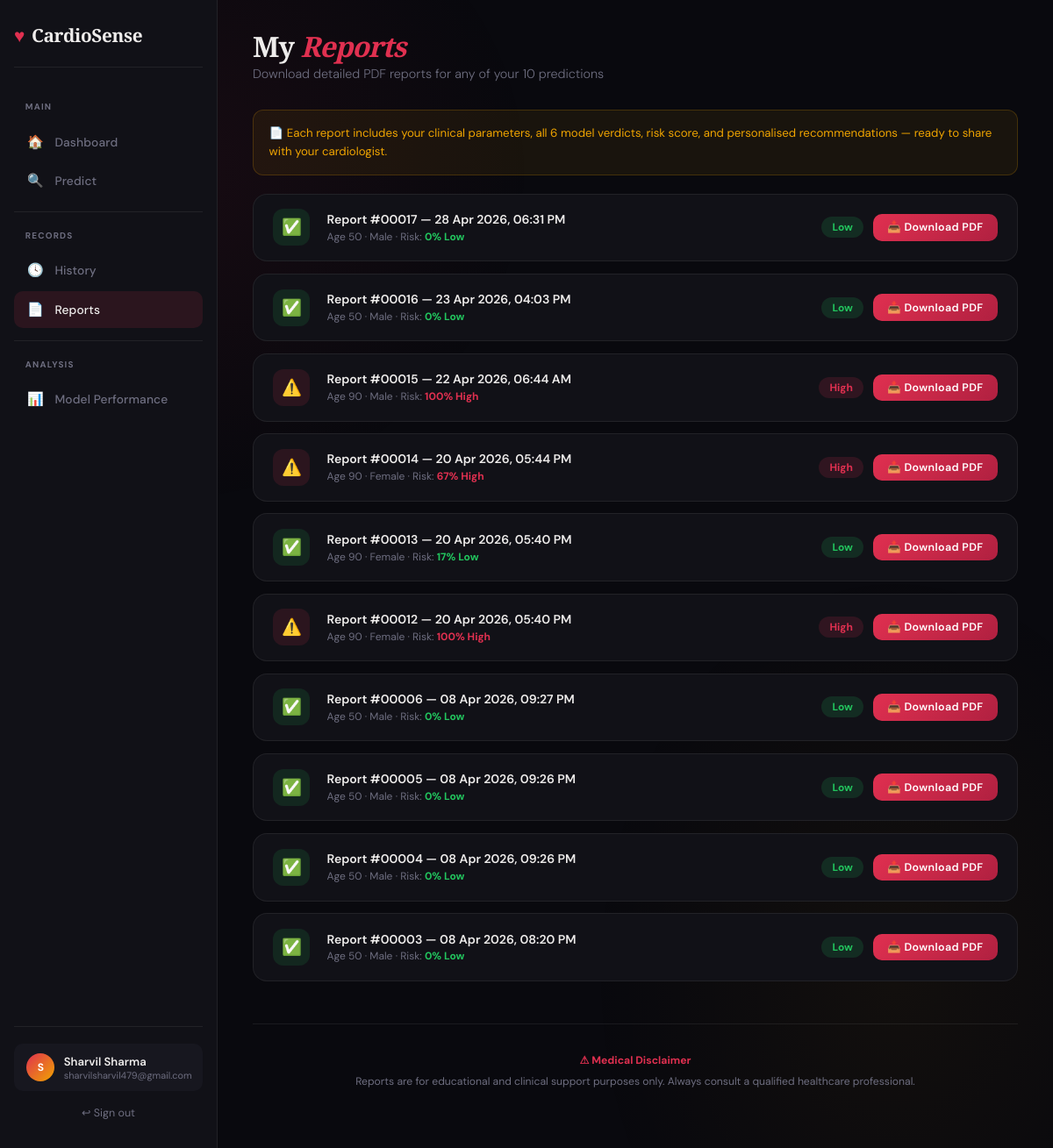
The page /reports (signed in) on the database its author committed.
### app.py (models this page shows)
class Prediction(db.Model):
    id           = db.Column(db.Integer, primary_key=True)
    user_id      = db.Column(db.Integer, db.ForeignKey('user.id'), nullable=False)
    created_at   = db.Column(db.DateTime, default=datetime.utcnow)
    age          = db.Column(db.Integer)
    sex          = db.Column(db.Integer)
    chestpain    = db.Column(db.Integer)
    rbp          = db.Column(db.Integer)
    cholesterol  = db.Column(db.Integer)
    fasting_bs   = db.Column(db.Integer)
    ecg          = db.Column(db.Integer)
    max_hr       = db.Column(db.Integer)
    angina       = db.Column(db.Integer)
    oldpeak      = db.Column(db.Float)
    st_slope     = db.Column(db.Integer)
    risk_pct     = db.Column(db.Integer)
    risk_label   = db.Column(db.String(20))
    results_json = db.Column(db.Text)

### app.py (the view)
@app.route('/reports')
@login_required
def reports():
    preds = Prediction.query.filter_by(user_id=session['user_id'])\
                            .order_by(Prediction.created_at.desc()).all()
    return render_template('reports.html', predictions=preds, name=session['name'])

### app.py (called while the page is built)
def login_required(f):
    @wraps(f)
    def decorated(*args, **kwargs):
        if 'user_id' not in session:
            return redirect(url_for('login'))
        return f(*args, **kwargs)
    return decorated

### templates/reports.html (shortened to what this page needs)
{% extends "base.html" %}
{% block content %}
<div class="page-header">
  <h1>My <em>Reports</em></h1>
  <p>Download detailed PDF reports for any of your {{ predictions|length }} prediction{{ 's' if predictions|length != 1 else '' }}</p>
</div>
{% if predictions %}
<div class="info-box">
  📄 Each report includes your clinical parameters, all 6 model verdicts, risk score, and personalised recommendations — ready to share with your cardiologist.
</div>
<div class="reports-grid">
{% for p in predictions %}
<div class="report-row">
  <div class="rep-icon rep-icon-{{ p.risk_label }}">
    {{ '⚠️' if p.risk_label=='high' else ('🟡' if p.risk_label=='moderate' else '✅') }}
  </div>
  <div class="rep-info">
    <h4>Report #{{ '%05d' % p.id }} — {{ p.created_at.strftime('%d %b %Y, %I:%M %p') }}</h4>
    <p>Age {{ p.age }} · {{ 'Male' if p.sex==0 else 'Female' }} · Risk: <strong style="color:{{ '#e03050' if p.risk_label=='high' else ('#f0a500' if p.risk_label=='moderate' else '#22c55e') }}">{{ p.risk_pct }}% {{ p.risk_label|capitalize }}</strong></p>
  </div>
  <div class="rep-right">
    <span class="risk-badge risk-{{ p.risk_label }}">{{ p.risk_label|capitalize }}</span>
    <a href="/api/report/{{ p.id }}" class="btn btn-primary btn-sm">📥 Download PDF</a>
  </div>
</div>
{% endfor %}
</div>
{% endif %}
<div class="disclaimer">
  <strong>⚠ Medical Disclaimer</strong><br>
  Reports are for educational and clinical support purposes only. Always consult a qualified healthcare professional.
</div>
{% endblock %}

### templates/base.html (style rules this page uses)
:root { --bg:#09090e; --surface:#111117; --surface2:#17171f; --border:rgba(255,255,255,0.07); --accent:#e03050; --gold:#f0a500; --text:#eeeceb; --muted:#6e6e80; --success:#22c55e; --warn:#f0a500; --glow:0 0 40px rgba(224,48,80,0.1); --radius:16px; }
*,*::before,*::after { box-sizing:border-box;margin:0;padding:0 }
html { scroll-behavior:smooth }
body { background:var(--bg);color:var(--text);font-family:'DM Sans',sans-serif;min-height:100vh;overflow-x:hidden }
body::before { content:'';position:fixed;inset:0;background:radial-gradient(ellipse 55% 45% at 15% 15%,rgba(224,48,80,.07) 0%,transparent 65%),radial-gradient(ellipse 45% 55% at 85% 85%,rgba(240,165,0,.045) 0%,transparent 65%);pointer-events:none;z-index:0 }
.page-header { margin-bottom:2rem }
.page-header h1 { font-family:'Playfair Display',serif;font-size:2rem;font-weight:900;letter-spacing:-.03em;line-height:1.1;margin-bottom:.3rem }
.page-header h1 em { font-style:italic;color:var(--accent) }
.page-header p { color:var(--muted);font-size:.9rem;font-weight:300 }
.btn { display:inline-flex;align-items:center;justify-content:center;gap:.5rem;padding:.72rem 1.6rem;border-radius:10px;font-family:'DM Sans',sans-serif;font-size:.88rem;font-weight:600;letter-spacing:.03em;cursor:pointer;border:none;transition:transform .2s,box-shadow .2s,opacity .2s;text-decoration:none }
.btn-primary { background:linear-gradient(135deg,var(--accent) 0%,#b02040 100%);color:#fff }
.btn-sm { padding:.45rem 1rem;font-size:.78rem }
.risk-badge { display:inline-flex;align-items:center;gap:.35rem;padding:.25rem .75rem;border-radius:50px;font-size:.75rem;font-weight:700 }
.risk-high { background:rgba(224,48,80,.15);color:var(--accent) }
.risk-low { background:rgba(34,197,94,.15);color:var(--success) }
.disclaimer { text-align:center;padding:1.8rem;color:var(--muted);font-size:.76rem;border-top:1px solid var(--border);margin-top:3rem;line-height:2 }
.disclaimer strong { color:var(--accent) }

### templates/reports.html (style rules this page uses)
.reports-grid { display:grid;gap:.85rem }
.report-row { background:var(--surface);border:1px solid var(--border);border-radius:var(--radius);padding:1.05rem 1.4rem;display:flex;align-items:center;gap:1.2rem;transition:border-color .25s }
.rep-icon { width:42px;height:42px;border-radius:12px;display:flex;align-items:center;justify-content:center;font-size:1.15rem;flex-shrink:0 }
.rep-icon-high { background:rgba(224,48,80,.12) }
.rep-icon-low { background:rgba(34,197,94,.12) }
.rep-info { flex:1;min-width:0 }
.rep-info h4 { font-size:.88rem;font-weight:600;margin-bottom:.18rem }
.rep-info p { font-size:.75rem;color:var(--muted) }
.rep-right { display:flex;align-items:center;gap:.7rem;flex-shrink:0 }
.info-box { background:rgba(240,165,0,.07);border:1px solid rgba(240,165,0,.2);border-radius:12px;padding:.9rem 1.1rem;display:flex;align-items:flex-start;gap:.7rem;margin-bottom:1.3rem;font-size:.83rem;color:var(--gold);line-height:1.65 }

### rows shown on the page
Prediction: risk_label "✅", id "00017", created_at "28 Apr 2026, 06:31 PM", age "50", sex "Male", risk_pct "0", risk_label "Low"
Prediction: risk_label "✅", id "00016", created_at "23 Apr 2026, 04:03 PM", age "50", sex "Male", risk_pct "0", risk_label "Low"
Prediction: risk_label "⚠️", id "00015", created_at "22 Apr 2026, 06:44 AM", age "90", sex "Male", risk_pct "100", risk_label "High"
Prediction: risk_label "⚠️", id "00014", created_at "20 Apr 2026, 05:44 PM", age "90", sex "Female", risk_pct "67", risk_label "High"
Prediction: risk_label "✅", id "00013", created_at "20 Apr 2026, 05:40 PM", age "90", sex "Female", risk_pct "17", risk_label "Low"
Prediction: risk_label "⚠️", id "00012", created_at "20 Apr 2026, 05:40 PM", age "90", sex "Female", risk_pct "100", risk_label "High"
Prediction: risk_label "✅", id "00006", created_at "08 Apr 2026, 09:27 PM", age "50", sex "Male", risk_pct "0", risk_label "Low"
Prediction: risk_label "✅", id "00005", created_at "08 Apr 2026, 09:26 PM", age "50", sex "Male", risk_pct "0", risk_label "Low"
Prediction: risk_label "✅", id "00004", created_at "08 Apr 2026, 09:26 PM", age "50", sex "Male", risk_pct "0", risk_label "Low"
Prediction: risk_label "✅", id "00003", created_at "08 Apr 2026, 08:20 PM", age "50", sex "Male", risk_pct "0", risk_label "Low"

### other values the page prints
{{ session.name[0]|upper }} "S"
{{ session.name }} "Sharvil Sharma"
{{ session.email }} "sharvilsharvil479@gmail.com"
{{ predictions|length }} "10"
{{ 's' if predictions|length != 1 else '' }} "s"
